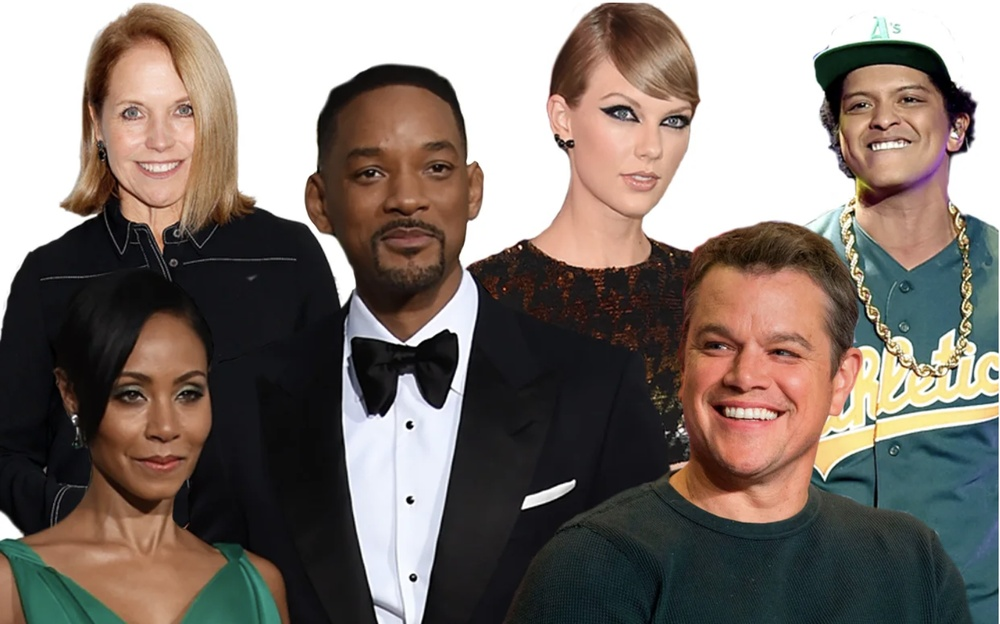
#> input picture imgFC.jpg, 1000 x 624 px, shrunk from 1522 x 950 before the run
$ jupyter execute main.ipynb   (shell and % lines are left out)
#> lines starting #> are read from the running program, lines starting #| are printed output that depends on the picture; after the words box and inside, x2 and y2 are one past the last pixel; in counts of white or black regions, pixels touching at a corner belong together
[cell 1]
#IMPORT MODULES

[cell 2]
import cv2 #open-cv module
import matplotlib.pyplot as plt #plot where the image will be placed on because it performs greta imaging
#keeps image between x and y axises

[cell 3]
#HAAR Cascade File Path

[cell 4]
face = cv2.CascadeClassifier(cv2.data.haarcascades+'haarcascade_frontalface_default.xml') #cascade file that is hard casted and saved as face. In the parentheses, the xml file is there since this file helps determine the faces detected in the image

[cell 5]
#Load the Image

[cell 6]
image = cv2.imread('imgFC.jpg') #the cascade file reads the image we upload
#> image is the input picture: shape (624, 1000, 3); mean B, G, R 109.8, 116.4, 126.7
# convert to RGB
img_rgb = cv2.cvtColor(image, cv2.COLOR_BGR2RGB) #Initially, cv2 reads the image as BGR. So, we convert the faces in the image into RGB
plt.imshow(img_rgb) #the plot shows the image that was converted to RGB color scheme

[cell 7]
# convert to gray scale image
gray = cv2.cvtColor(image, cv2.COLOR_BGR2GRAY) #converts the image color scheme from BGR (so the original image) to gray
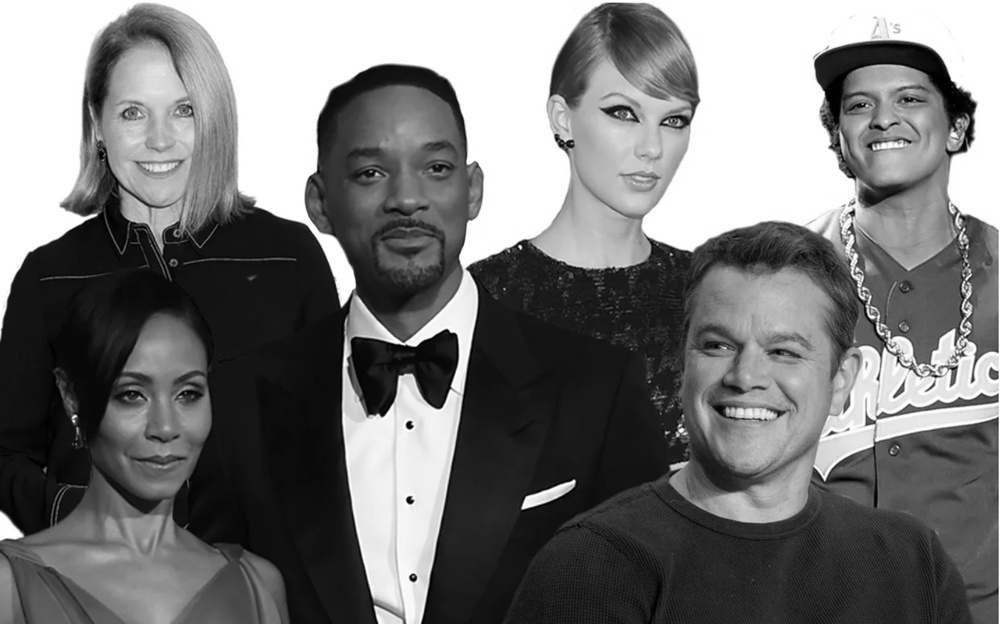
#> gray: shape (624, 1000); min 0, max 255, mean 118.7
plt.imshow(gray, cmap ='gray') #the plot shows the gray image. Have to use cmap parameter because it helps convert the image into a gray color. Without it, the image will show a mix of different colors

[cell 8]
#Detect Faces

[cell 9]
faces = face.detectMultiScale(gray, scaleFactor=1.1, minNeighbors=4, minSize=(30,30)) #the cascade file detects the faces in the image using multiple parameters. Uses the gray image, scaleFactor which deals with different sizes of faces, minNeighbors which is used to tell us how many faces can be near to a single face, and minSize so the minimum height and width the face can have
#> faces = [[94, 67, 125, 125], [830, 59, 113, 113], [582, 68, 133, 133], [91, 339, 143, 143], [326, 108, 154, 154], [666, 281, 171, 171]]

[cell 10]
len(faces) #prints the number of faces detected in the image
#> Out = 6

[cell 11]
# display the faces in the image
for(x, y, w, h) in faces: #figures out each faces x value, y value, width, and height
    cv2.rectangle(image, (x, y), (x+w, y+h), (0, 255, 0), 2) #create the shape of the detector as a rectangle using the original image, the start point of the face, the end point of the face, green color for the rectangle, and the thickness of the line
#> this loop made 6 passes
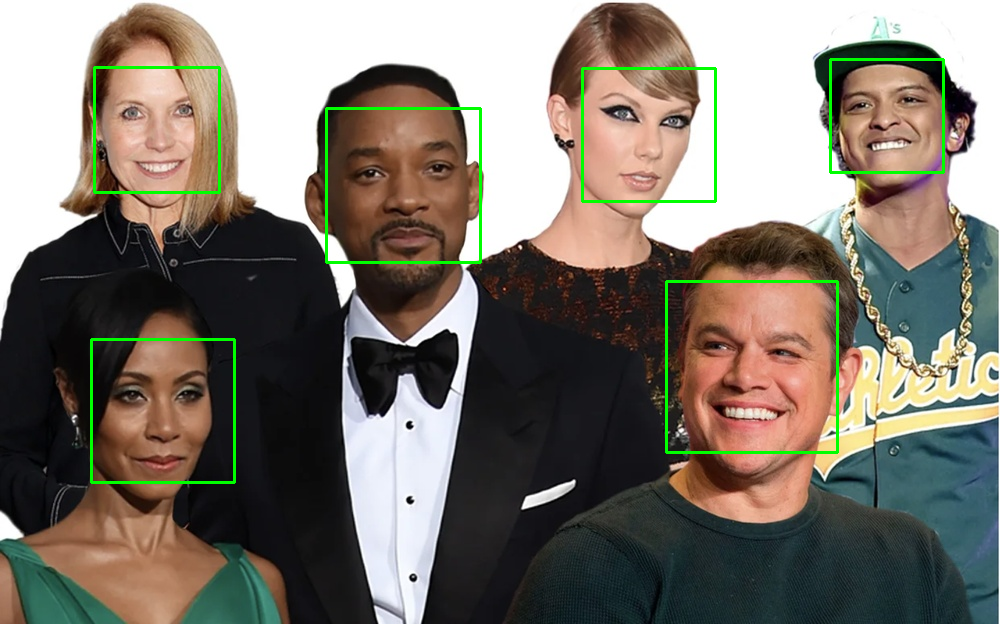
#> image: shape (624, 1000, 3); 1.61% of pixels changed, all inside (x1, y1, x2, y2) = (90, 58, 945, 484)
cv2.imshow("Faces", image) #opens a new window. Faces is the title and we use the original image
cv2.waitKey(0) #if a key has been pressed, it will close the window
#> Out = 27
